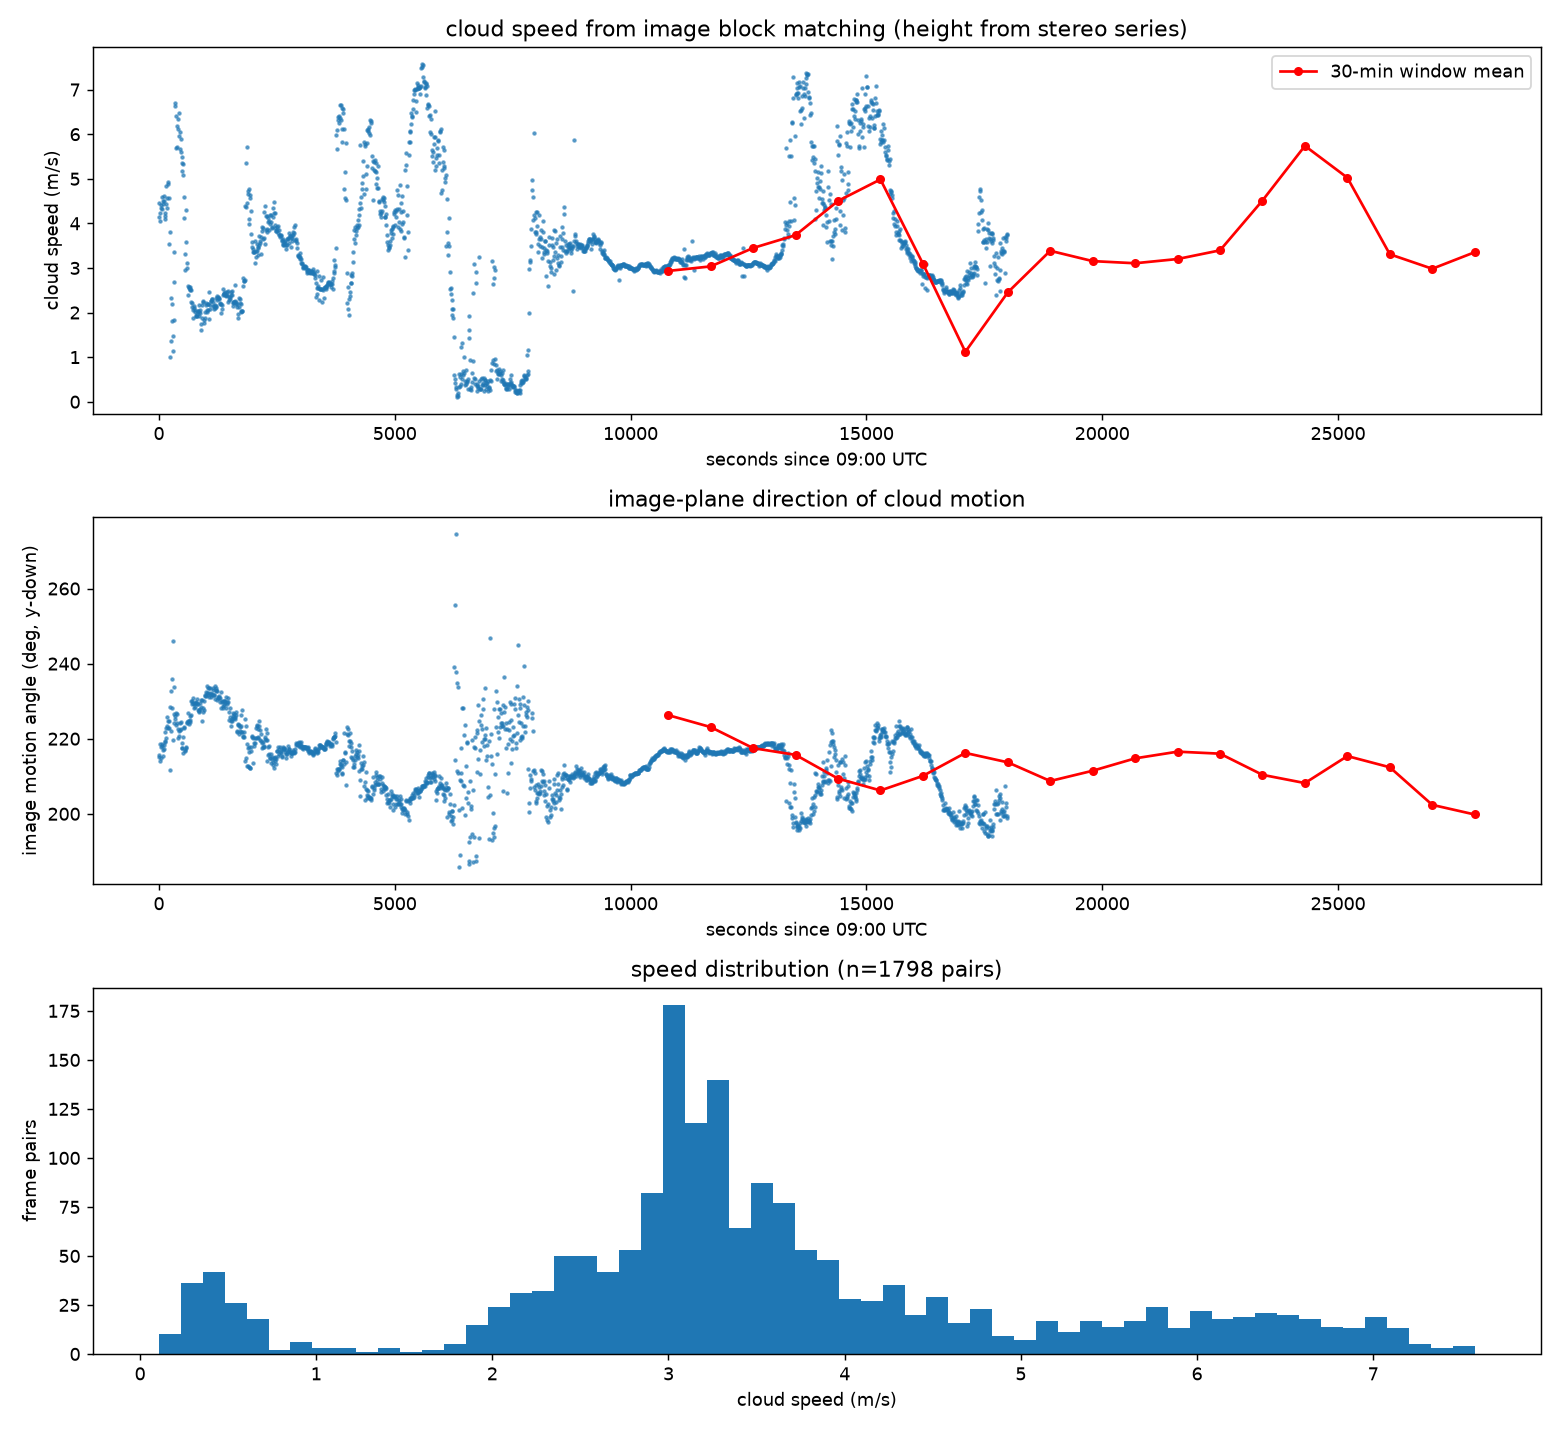

Write the Python code that produced this figure.
# PURPOSE: Answer question 2 — measure cloud motion from the imagery alone and
#          convert it to a linear cloud speed and direction, using the
#          instrument's own pixels (never the ceilometer) so guardrail G1 holds.
#          Method: block matching on consecutive frames of the same camera
#          (10 s apart), restricted to a purely-sky central disc so that trees,
#          buildings and the mast cannot anchor the match, with the sun disc
#          painted out. A translating cloud layer at height h projects to an
#          almost uniform image translation, so the median patch displacement is
#          the layer displacement and the patch spread measures how rigid the
#          field is.
# INPUTS: nothing (reads the image archive and the stored stereo height series).
# OUTPUTS: experiments/temporal_alignment/q2_cloud_motion.json and
#          q2_cloud_motion.png, plus a printed summary.
# KEYWORDS: optical_flow, block_matching, cloud_advection, angular_rate, speed
from __future__ import annotations

import datetime as dt
import glob
import json
import os
import sys

import numpy as np

HERE = os.path.dirname(os.path.abspath(__file__))
REPO = os.path.dirname(os.path.dirname(HERE))
sys.path.insert(0, os.path.join(REPO, "src"))
sys.path.insert(0, HERE)
sys.path.insert(0, os.path.join(REPO, "experiments", "w1"))

import cv2  # noqa: E402
import common  # noqa: E402
from sun_reference import AZIMUTH_OFFSET, sun_position  # noqa: E402

F_PX_PER_RAD = 654.0        # W1.8 through-origin estimate (spread 642-665)
SKY_R = 450                 # purely-sky disc: high-pass median std < 4 px here
PATCH = 96
SEARCH = 60
BANDPASS_SIGMA = 120        # removes the static vignette / sky gradient
BLUR_KSIZE = 241            # odd box kernel wider than the vignette scale
SCORE_MIN = 0.7
# Every operation is confined to this central crop, which contains the whole
# sky disc (r < 480 px) and nothing else; the Blur/match cost falls ~4x versus
# filtering the full 1920x1920 frame for the same result.
CROP_HALF = 480
CROP_N = 2 * CROP_HALF
CENTRE = float(CROP_HALF)   # principal point in crop coordinates
# Analysis window in image (UTC) clock, matching the metric's ceilometer window
# 12:00-17:00 MSK.
T_START_UTC = dt.datetime(2025, 5, 23, 9, 0, 0)
T_END_UTC = dt.datetime(2025, 5, 23, 14, 0, 0)
# Optional override for a fast smoke run (Q2_SMOKE_MIN minutes from the start).
if os.environ.get("Q2_SMOKE_MIN"):
    T_END_UTC = T_START_UTC + dt.timedelta(
        minutes=float(os.environ["Q2_SMOKE_MIN"]))


# PURPOSE: Parse the acquisition time from an image filename.
# INPUTS: name (str) like "img-2025-05-23T09-00-03devID1.jpg".
# OUTPUTS: datetime, or None when the name does not match.
# KEYWORDS: timestamp, filename, parsing
def parse_name(name: str):
    base = os.path.basename(name).replace("img-", "")
    if not base.endswith("devID1.jpg"):
        return None
    stamp = base[: -len("devID1.jpg")]
    try:
        return dt.datetime.strptime(stamp, "%Y-%m-%dT%H-%M-%S")
    except ValueError:
        return None


# PURPOSE: High-pass a frame to suppress the static optical vignette so phase /
#          block matching locks onto cloud texture rather than the lens.
# INPUTS: gray (2-D float32 image).
# OUTPUTS: float32 image with zero mean and the smooth component removed.
#          A box blur is used (rather than a Gaussian with the same scale)
#          because its cost is independent of kernel width; the vignette is a
#          scale far above the cloud texture, so the box approximation is safe.
# KEYWORDS: bandpass, vignette, preprocessing
def bandpass(gray: np.ndarray) -> np.ndarray:
    x = gray - cv2.blur(gray, (BLUR_KSIZE, BLUR_KSIZE))
    return x - x.mean()


# PURPOSE: Build the list of patch centres inside the sky disc and away from the
#          sun's predicted image position.
# INPUTS: when (datetime UTC) — used for the solar ephemeris.
# OUTPUTS: list of (cx, cy) int pixel centres; empty when the Sun is high enough
#          that its disc would intrude on the sky disc.
# KEYWORDS: mask, sky_region, sun_exclusion
def patch_centres(when: dt.datetime) -> list:
    zen, az = sun_position(when)
    imaz = np.radians((az - AZIMUTH_OFFSET) % 360.0)
    sun_r = F_PX_PER_RAD * np.radians(zen)
    sx, sy = CENTRE + sun_r * np.cos(imaz), CENTRE + sun_r * np.sin(imaz)
    out = []
    for cy in range(int(CENTRE - SKY_R), int(CENTRE + SKY_R) + 1, 150):
        for cx in range(int(CENTRE - SKY_R), int(CENTRE + SKY_R) + 1, 150):
            if np.hypot(cx - CENTRE, cy - CENTRE) > SKY_R:
                continue
            if np.hypot(cx - sx, cy - sy) < 250.0:
                continue
            if (cx - PATCH // 2 - SEARCH < 0 or cy - PATCH // 2 - SEARCH < 0
                    or cx + PATCH // 2 + SEARCH > CROP_N - 1
                    or cy + PATCH // 2 + SEARCH > CROP_N - 1):
                continue
            out.append((cx, cy))
    return out


# PURPOSE: Estimate the sub-pixel integer-peak refinement of one match.
# INPUTS: res (2-D correlation map), peak (col,row) integer location.
# OUTPUTS: (dx, dy) float displacement relative to the search-window centre.
# KEYWORDS: subpixel, parabolic_fit, block_matching
def subpixel_peak(res: np.ndarray, peak) -> tuple:
    col, row = int(peak[0]), int(peak[1])

    def para(a, b, c):
        d = a - 2 * b + c
        return 0.0 if abs(d) < 1e-9 else 0.5 * (a - c) / d

    def get(r, c):
        if 0 <= r < res.shape[0] and 0 <= c < res.shape[1]:
            return float(res[r, c])
        return 0.0

    fx = np.clip(para(get(row, max(col - 1, 0)), get(row, col),
                      get(row, min(col + 1, res.shape[1] - 1))), -1, 1)
    fy = np.clip(para(get(max(row - 1, 0), col), get(row, col),
                      get(min(row + 1, res.shape[0] - 1), col)), -1, 1)
    return col - SEARCH + fx, row - SEARCH + fy


# PURPOSE: Estimate the rigid cloud displacement between two frames from a grid
#          of block matches inside the sky disc.
# INPUTS: g0, g1 (2-D uint8 or float32 frames, same shape); centres (list);
#         when (datetime) for sun exclusion; band_fn (optional callable) to
#         override the high-pass filter, used by the band-sensitivity check.
# OUTPUTS: dict {patches: [(cx,cy,dx,dy,score), ...], dx, dy, mag, n_used,
#          spread_px, iqr_px, score_median} where dx/dy are the median
#          displacement of accepted patches; None when fewer than 3 patches are
#          accepted.
# KEYWORDS: block_matching, motion_field, robust_median
def frame_displacement(g0, g1, centres, when: dt.datetime, band_fn=None):
    b0 = (band_fn or bandpass)(g0.astype(np.float32))
    b1 = (band_fn or bandpass)(g1.astype(np.float32))
    zen, az = sun_position(when)
    imaz = np.radians((az - AZIMUTH_OFFSET) % 360.0)
    sun_r = F_PX_PER_RAD * np.radians(zen)
    sx, sy = CENTRE + sun_r * np.cos(imaz), CENTRE + sun_r * np.sin(imaz)
    patches, dxs, dys, scores = [], [], [], []
    for cx, cy in centres:
        if np.hypot(cx - sx, cy - sy) < 250.0:
            continue
        tmpl = b0[cy - PATCH // 2: cy + PATCH // 2, cx - PATCH // 2: cx + PATCH // 2]
        y0, x0 = cy - PATCH // 2 - SEARCH, cx - PATCH // 2 - SEARCH
        search = b1[y0: y0 + PATCH + 2 * SEARCH, x0: x0 + PATCH + 2 * SEARCH]
        if search.shape[0] != PATCH + 2 * SEARCH or search.shape[1] != PATCH + 2 * SEARCH:
            continue
        res = cv2.matchTemplate(search, tmpl, cv2.TM_CCOEFF_NORMED)
        _, mx, _, ml = cv2.minMaxLoc(res)
        if mx < SCORE_MIN:
            continue
        dx, dy = subpixel_peak(res, ml)
        patches.append((float(cx), float(cy), dx, dy, float(mx)))
        dxs.append(dx)
        dys.append(dy)
        scores.append(float(mx))
    if len(dxs) < 3:
        return None
    dx = float(np.median(dxs))
    dy = float(np.median(dys))
    mags = np.hypot(dxs, dys)
    return {
        "patches": patches,
        "dx": dx, "dy": dy, "mag": float(np.hypot(dx, dy)),
        "n_patches": len(centres), "n_used": len(dxs),
        "spread_px": float(np.std(mags)),
        "iqr_px": float(np.percentile(mags, 75) - np.percentile(mags, 25)),
        "score_median": float(np.median(scores)),
    }


# PURPOSE: Model the image displacement of a horizontally translating plane at
#          one height, projected through an equidistant fisheye r = f*theta.
#          The height cancels when positions are expressed in units of it, so
#          the two free parameters (a, b) are horizontal translations divided by
#          height: a = u*dt/h, b = w*dt/h.
# INPUTS: cx, cy (np.ndarray patch pixel centres); a, b (floats).
# OUTPUTS: (dx, dy) np.ndarray image displacements in pixels at those centres.
# KEYWORDS: fisheye, projection_model, translation, plane
def plane_displacement(cx, cy, a: float, b: float):
    xr, yr = cx - CENTRE, cy - CENTRE
    r = np.hypot(xr, yr)
    theta = r / F_PX_PER_RAD
    phi = np.arctan2(yr, xr)
    # Horizontal offset in units of the plane height (h = 1).
    xcap = np.tan(theta) * np.cos(phi)
    ycap = np.tan(theta) * np.sin(phi)
    xcap2, ycap2 = xcap + a, ycap + b
    rho2 = np.hypot(xcap2, ycap2)
    theta2 = np.arctan(rho2)
    phi2 = np.arctan2(ycap2, xcap2)
    return (F_PX_PER_RAD * (theta2 * np.cos(phi2) - theta * np.cos(phi)),
            F_PX_PER_RAD * (theta2 * np.sin(phi2) - theta * np.sin(phi)))


# PURPOSE: Fit the translating-plane model to a patch displacement field and
#          report the fit quality, which measures how rigid (single-layer) the
#          field actually is.
# INPUTS: patches (list of (cx, cy, dx, dy, score)); f (unused, kept for clarity).
# OUTPUTS: dict {a, b, speed_factor, rms_px, n}; speed_factor is the
#          dimensionless |translation|/height so that speed = height/dt * factor;
#          None when scipy is unavailable or the fit fails.
# KEYWORDS: least_squares, plane_fit, rigidity, residual
def fit_plane_translation(patches: list):
    from scipy.optimize import least_squares
    cx = np.array([p[0] for p in patches], dtype=float)
    cy = np.array([p[1] for p in patches], dtype=float)
    mx = np.array([p[2] for p in patches], dtype=float)
    my = np.array([p[3] for p in patches], dtype=float)

    def residual(p):
        dx, dy = plane_displacement(cx, cy, p[0], p[1])
        return np.concatenate([dx - mx, dy - my])

    try:
        # Huber loss down-weights the patches that match a different layer or a
        # poorly-textured region; the reported rms still uses every patch, so it
        # stays an honest measure of field rigidity.
        sol = least_squares(residual, x0=[0.0, 0.0], method="trf", loss="huber",
                            f_scale=2.0, max_nfev=400)
    except Exception:  # noqa: BLE001 - any solver failure falls back to median
        return None
    r = residual(sol.x)
    return {"a": float(sol.x[0]), "b": float(sol.x[1]),
            "speed_factor": float(np.hypot(sol.x[0], sol.x[1])),
            "rms_px": float(np.sqrt(np.mean(r ** 2))), "n": int(cx.size)}


# PURPOSE: Independent displacement estimate by phase correlation over the sky
#          disc, used only as a cross-check on the block-matching field.
# INPUTS: g0, g1 (2-D frames); when (datetime) for sun exclusion.
# OUTPUTS: dict {dx, dy, mag, response} or None when the crop is unusable; the
#          sun and everything outside the sky disc are replaced by the local
#          median before correlating.
# KEYWORDS: phase_correlation, cross_check, independent_estimator
def phase_displacement(g0, g1, when: dt.datetime):
    n = CROP_N
    half = CROP_HALF
    if g0.shape[0] != n or g0.shape[1] != n:
        return None
    a = bandpass(g0.astype(np.float32))
    b = bandpass(g1.astype(np.float32))
    yy, xx = np.mgrid[0:n, 0:n]
    rr = np.hypot(xx - half, yy - half)
    m = (rr < SKY_R - 8).astype(np.float32)
    zen, az = sun_position(when)
    imaz = np.radians((az - AZIMUTH_OFFSET) % 360.0)
    sr = F_PX_PER_RAD * np.radians(zen)
    sx, sy = half + sr * np.cos(imaz), half + sr * np.sin(imaz)
    if np.hypot(sx - half, sy - half) < SKY_R + 150:
        m[np.hypot(xx - sx, yy - sy) < 250.0] = 0
    if m.sum() < 1000:
        return None
    # Smooth the mask into a window so its edge does not create correlation
    # structure, and mean-subtract so brightness drift does not dominate.
    win = cv2.GaussianBlur(m, (0, 0), 12)
    win = win / (win.max() + 1e-9)
    a = (a - float(np.median(a[m > 0.5]))) * win
    b = (b - float(np.median(b[m > 0.5]))) * win
    (dx, dy), resp = cv2.phaseCorrelate(a, b)
    return {"dx": float(dx), "dy": float(dy), "mag": float(np.hypot(dx, dy)),
            "response": float(resp)}


# PURPOSE: Compute the analysis: per-pair displacement, per-pair speed (using the
#          stereo height closest in time), and per-window aggregation on the
#          metric's window grid.
# INPUTS: none.
# OUTPUTS: dict {pairs, windows, config}; pair times are ISO UTC.
# KEYWORDS: pipeline, motion, aggregation
def compute():
    series = common.load_series(common.RUN_ROLL_CORRECTED)
    a_ts = series["a_ts"]  # ceilometer clock (MSK); +3 h from UTC
    h_all = series["filt_h"]
    names = sorted(glob.glob(os.path.join(common.IMAGES_DIR,
                                          "img-2025-05-23T*devID1.jpg")))
    stamps = [(parse_name(n), n) for n in names]
    stamps = [(t, n) for t, n in stamps
              if t is not None and T_START_UTC <= t <= T_END_UTC]
    stamps.sort(key=lambda x: x[0])
    pairs = []
    for (t0, p0), (t1, p1) in zip(stamps[:-1], stamps[1:]):
        dt_s = (t1 - t0).total_seconds()
        if not (0 < dt_s <= 20):
            continue
        centres = patch_centres(t0)
        if not centres:
            continue
        g0 = cv2.imread(p0, cv2.IMREAD_GRAYSCALE)
        g1 = cv2.imread(p1, cv2.IMREAD_GRAYSCALE)
        if g0 is None or g1 is None:
            continue
        g0 = g0[CROP_HALF: CROP_HALF + CROP_N, CROP_HALF: CROP_HALF + CROP_N]
        g1 = g1[CROP_HALF: CROP_HALF + CROP_N, CROP_HALF: CROP_HALF + CROP_N]
        d = frame_displacement(g0, g1, centres, t0)
        if d is None:
            continue
        # Height at the pair, on the ceilometer clock.
        h_ts = t0.timestamp() + 3 * 3600.0
        j = int(np.argmin(np.abs(a_ts - h_ts)))
        h = float(h_all[j])
        # Rigid single-plane fit: speed = h/dt * |(a,b)|; the fit rms measures
        # how well one translating layer explains the whole field.
        fit = fit_plane_translation(d["patches"])
        if fit is None:
            continue
        pc = phase_displacement(g0, g1, t0)
        speed = float(h * fit["speed_factor"] / dt_s)
        angle_img = float(np.degrees(np.arctan2(fit["b"], fit["a"])) % 360.0)
        bearing = float((angle_img - AZIMUTH_OFFSET) % 360.0)
        pairs.append({
            "t": t0.isoformat(), "dt_s": dt_s,
            "dx": d["dx"], "dy": d["dy"], "mag_px": d["mag"],
            "fit_a": fit["a"], "fit_b": fit["b"],
            "fit_rms_px": fit["rms_px"],
            "n_used": d["n_used"], "n_patches": d["n_patches"],
            "spread_px": d["spread_px"], "iqr_px": d["iqr_px"],
            "score_median": d["score_median"],
            "height_m": h,
            "speed_mps": speed,
            "pc_mag_px": None if pc is None else pc["mag"],
            "pc_speed_mps": (None if pc is None else
                             float(h * pc["mag"] / (F_PX_PER_RAD * dt_s))),
            "pc_response": None if pc is None else pc["response"],
            "img_angle_deg": angle_img, "bearing_deg_approx": bearing,
        })
        if len(pairs) % 200 == 0:
            print(f"  {len(pairs)} pairs through {t0.isoformat()}", flush=True)
    # Per-window aggregation on the metric's grid (ceilometer clock).
    windows = []
    for w in common.window_grid(a_ts, series["c_ts"], 30, 15):
        lo = w["start_s"] - 3 * 3600.0
        hi = lo + 30 * 60.0
        sel = [p for p in pairs if lo <= dt.datetime.fromisoformat(p["t"]).timestamp() < hi]
        if len(sel) < 10:
            continue
        sp = np.array([p["speed_mps"] for p in sel], dtype=float)
        ang = np.array([p["img_angle_deg"] for p in sel], dtype=float)
        windows.append({
            "start_utc": dt.datetime.fromtimestamp(lo).isoformat(),
            "start_ceil": w["start_dt"].isoformat(),
            "n_pairs": len(sel),
            "speed_mean": float(np.mean(sp)),
            "speed_median": float(np.median(sp)),
            "speed_std": float(np.std(sp)),
            "speed_iqr": float(np.percentile(sp, 75) - np.percentile(sp, 25)),
            "angle_mean_deg": float(np.degrees(np.angle(
                np.mean(np.exp(1j * np.radians(ang))))) % 360.0),
            "angle_circstd_deg": float(np.degrees(np.sqrt(
                -2 * np.log(np.abs(np.mean(np.exp(1j * np.radians(ang)))))))),
            "spread_px_mean": float(np.mean([p["spread_px"] for p in sel])),
            "height_mean": float(np.mean([p["height_m"] for p in sel])),
        })
    return {"pairs": pairs, "windows": windows,
            "config": {"f_px_per_rad": F_PX_PER_RAD, "sky_r_px": SKY_R,
                       "patch_px": PATCH, "search_px": SEARCH,
                       "bandpass_sigma": BANDPASS_SIGMA, "score_min": SCORE_MIN,
                       "t_start_utc": T_START_UTC.isoformat(),
                       "t_end_utc": T_END_UTC.isoformat()}}


# PURPOSE: Plot the measured cloud speed and direction over the session, and the
#          speed distribution, with the metric's window means overlaid.
# INPUTS: out (dict from compute); out_png (str).
# OUTPUTS: writes the PNG; returns None.
# KEYWORDS: figure, speed, direction, matplotlib
def make_figure(out: dict, out_png: str):
    import matplotlib
    matplotlib.use("Agg")
    import matplotlib.pyplot as plt

    pairs, windows = out["pairs"], out["windows"]
    t = np.array([dt.datetime.fromisoformat(p["t"]).timestamp() for p in pairs])
    sp = np.array([p["speed_mps"] for p in pairs])
    ang = np.array([p["img_angle_deg"] for p in pairs])
    fig, ax = plt.subplots(3, 1, figsize=(12, 11), sharex=False)
    ax[0].plot(t - t[0], sp, ".", ms=3, alpha=0.6)
    wc = np.array([dt.datetime.fromisoformat(w["start_ceil"]).timestamp()
                   for w in windows])
    wm = np.array([w["speed_mean"] for w in windows])
    ax[0].plot(wc - t[0], wm, "r-o", ms=4, label="30-min window mean")
    ax[0].set_ylabel("cloud speed (m/s)")
    ax[0].set_xlabel("seconds since 09:00 UTC")
    ax[0].legend()
    ax[0].set_title("cloud speed from image block matching (height from stereo series)")
    ax[1].plot(t - t[0], ang, ".", ms=3, alpha=0.6)
    wa = np.array([w["angle_mean_deg"] for w in windows])
    ax[1].plot(wc - t[0], wa, "r-o", ms=4)
    ax[1].set_ylabel("image motion angle (deg, y-down)")
    ax[1].set_xlabel("seconds since 09:00 UTC")
    ax[1].set_title("image-plane direction of cloud motion")
    ax[2].hist(sp, bins=60)
    ax[2].set_xlabel("cloud speed (m/s)")
    ax[2].set_ylabel("frame pairs")
    ax[2].set_title(f"speed distribution (n={len(sp)} pairs)")
    fig.tight_layout()
    fig.savefig(out_png, dpi=130)
    print(f"figure written: {out_png}")


# PURPOSE: Entry point: compute, save JSON, print summary, draw figure.
# INPUTS: none.
# OUTPUTS: q2_cloud_motion.json and q2_cloud_motion.png.
# KEYWORDS: main, entry_point
def main():
    out = compute()
    with open(os.path.join(HERE, "q2_cloud_motion.json"), "w") as fh:
        json.dump(out, fh, indent=1)
    sp = np.array([p["speed_mps"] for p in out["pairs"]], dtype=float)
    ang = np.array([p["img_angle_deg"] for p in out["pairs"]], dtype=float)
    print(f"\npairs: {len(sp)}")
    print(f"speed m/s: median {np.median(sp):.2f} mean {sp.mean():.2f} "
          f"p10 {np.percentile(sp,10):.2f} p90 {np.percentile(sp,90):.2f} "
          f"std {sp.std():.2f}")
    print(f"image angle deg: circular mean "
          f"{np.degrees(np.angle(np.mean(np.exp(1j*np.radians(ang)))))%360:.1f}  "
          f"circular std "
          f"{np.degrees(np.sqrt(-2*np.log(np.abs(np.mean(np.exp(1j*np.radians(ang))))))):.1f}")
    print(f"per-pair patch scatter: median spread {np.median([p['spread_px'] for p in out['pairs']]):.2f} px, "
          f"median IQR {np.median([p['iqr_px'] for p in out['pairs']]):.2f} px")
    rms = np.array([p["fit_rms_px"] for p in out["pairs"]], dtype=float)
    print(f"single-plane fit rms px: median {np.median(rms):.2f}  "
          f"p90 {np.percentile(rms,90):.2f}  (field rigidity)")
    both = [p for p in out["pairs"]
            if p.get("pc_speed_mps") is not None and np.isfinite(p["speed_mps"])]
    if both:
        s1 = np.array([p["speed_mps"] for p in both])
        s2 = np.array([p["pc_speed_mps"] for p in both])
        resp = np.array([p["pc_response"] for p in both])
        hi = resp > 0.5
        print(f"cross-check vs phase correlation (all n={len(both)}): "
              f"Pearson r {np.corrcoef(s1, s2)[0,1]:.3f}")
        if hi.sum() > 3:
            print(f"cross-check, high phase response (>0.5, n={int(hi.sum())}): "
                  f"ratio block/phase median {np.median(s1[hi]/s2[hi]):.3f}  "
                  f"Pearson r {np.corrcoef(s1[hi], s2[hi])[0,1]:.3f}")
    for w in out["windows"]:
        print(f"  {w['start_ceil'][11:16]} MSK  n={w['n_pairs']:3d}  "
              f"speed {w['speed_mean']:5.2f}+-{w['speed_std']:4.2f} m/s  "
              f"angle {w['angle_mean_deg']:6.1f} (circstd {w['angle_circstd_deg']:4.1f})  "
              f"height {w['height_mean']:.0f} m")
    make_figure(out, os.path.join(HERE, "q2_cloud_motion.png"))


if __name__ == "__main__":
    main()
